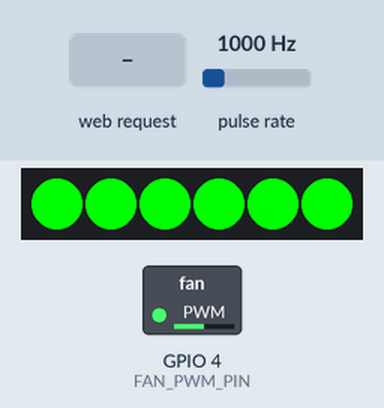
The sketch below on a simulated ESP32-C3. Shown: 6 RGB LEDs in strip order, left to right, switched loads named in the sketch (green lamp = pin HIGH). Wiring (inferred from the names in the program): pulse sensor: data GPIO 3. The test bench sets the inputs (shaded band); at power-on: pulse rate 1000 Hz. WiFi joins after 1.5 s; servers stay silent unless stated; what the sketch prints to the serial monitor is not drawn.

Above: at 3.7 s.
3.8 s: HTTP request GET /setFan?val=1 received
At 5.0 s:
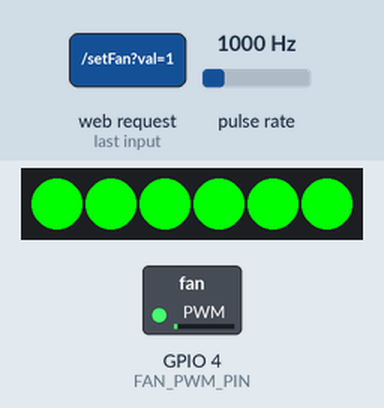
5.3 s: HTTP request GET /setFan?val=120 received
At 6.2 s:
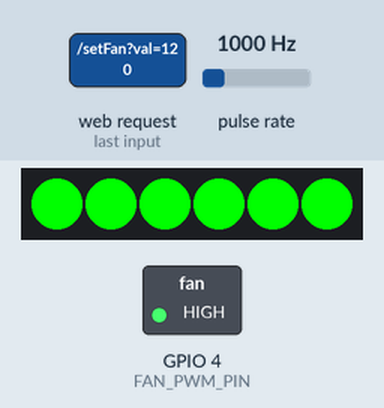
6.8 s: HTTP request GET /setFan?val=0 received
At 7.3 s:
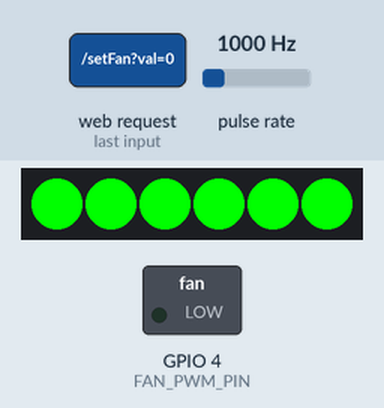
8.3 s: HTTP request GET /setFan?val=1&c=1 received
At 9.5 s:
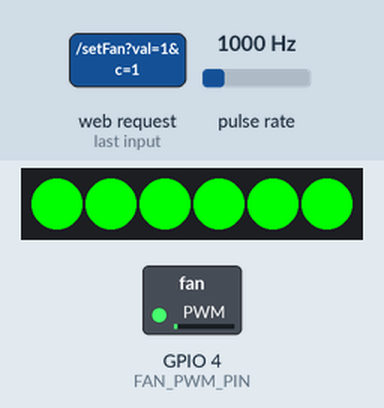
9.8 s: HTTP request GET /setFan?val=120&c=120 received
At 10.8 s:
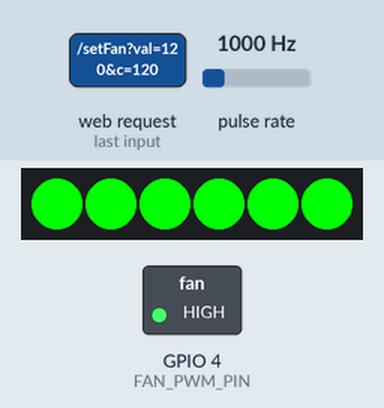
Timing chart, 0 to 12.3 s (numbered marks = the images above; inputs shaded):
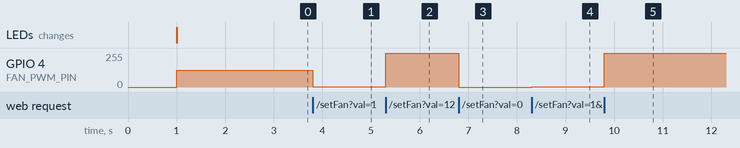

Measured:
- after the input at 3.8 s, GPIO 4 (FAN_PWM_PIN): 127/255 → 2/255 at once
- after the input at 5.3 s, GPIO 4 (FAN_PWM_PIN): 2/255 → 255/255 at once
- after the input at 6.8 s, GPIO 4 (FAN_PWM_PIN): 255/255 → 0/255 at once
- after the input at 8.3 s, GPIO 4 (FAN_PWM_PIN): 0/255 → 2/255 at once
- after the input at 9.8 s, GPIO 4 (FAN_PWM_PIN): 2/255 → 255/255 at once

The sketch:

DeskFan.ino
```cpp
#include <WiFi.h>
#include <WebServer.h>
#include <Adafruit_NeoPixel.h>
#if defined(ARDUINO_ARCH_ESP32) || defined(ESP32)
#include <Arduino.h>

#include "esp32-hal-ledc.h"  // ensure LEDC helpers are declared
#endif

// ---------- USER CONFIG: WiFi ----------
const char* ssid     = "BELL728";
const char* password = "9134EC94D365";

// ---------- Pins & PWM ----------
#define FAN_PWM_PIN      4   // PWM output to transistor that pulls fan PWM pin low
#define TACH_PIN         3   // Tachometer input (3.3V pulses)
#define ARGB_DATA_PIN    5   // ARGB data line

#define FAN_PWM_CHANNEL  0
#define FAN_PWM_FREQ     25000  // 25 kHz for PC fan control
#define FAN_PWM_RES      8      // 8-bit (0-255)

// ---------- ARGB settings ----------
#define NUM_LEDS         6  // adjust to match your SickleFlow fan

Adafruit_NeoPixel strip(NUM_LEDS, ARGB_DATA_PIN, NEO_GRB + NEO_KHZ800);

// ---------- Web server ----------
WebServer server(80);

// ---------- HTML UI ----------
const char INDEX_HTML[] PROGMEM = R"rawliteral(
<!DOCTYPE html>
<html>
<head>
  <meta charset="UTF-8">
  <title>ESP32-C3 Fan + ARGB Control</title>
  <style>
    body {
      font-family: Arial, sans-serif;
      background: #111;
      color: #eee;
      text-align: center;
      padding: 20px;
    }
    .card {
      display: inline-block;
      padding: 20px;
      margin: 10px;
      border-radius: 10px;
      background: #222;
      box-shadow: 0 0 10px #000;
      min-width: 280px;
    }
    input[type=range] {
      width: 260px;
    }
    #colorPreview {
      width: 50px;
      height: 50px;
      border-radius: 50%;
      border: 1px solid #333;
      margin: 10px auto;
      box-shadow: 0 0 10px #000;
    }
    .value {
      font-size: 1.2em;
      font-weight: bold;
    }
  </style>
</head>
<body>
  <h1>ESP32-C3 Fan &amp; ARGB Controller</h1>

  <div class="card">
    <h2>Fan Speed</h2>
    <input type="range" id="fanSlider" min="0" max="100" value="50"
           oninput="fanLabel.textContent=this.value; sendFan(this.value);">
    <div>Speed: <span id="fanLabel" class="value">50</span>%</div>
  </div>

  <div class="card">
    <h2>Fan RPM</h2>
    <div class="value" id="rpmVal">----</div>
  </div>

  <div class="card">
    <h2>ARGB Color</h2>
    <input type="color" id="colorPicker" value="#00ff00" oninput="updateColor();">
    <div id="colorPreview"></div>
  </div>

  <script>
    function sendFan(val) {
      fetch('/setFan?val=' + val)
        .then(response => response.text())
        .then(text => console.log(text))
        .catch(err => console.error(err));
    }

    function updateColor() {
      var colorPicker = document.getElementById('colorPicker');
      var color = colorPicker.value; // "#RRGGBB"
      document.getElementById('colorPreview').style.backgroundColor = color;
      fetch('/setColor?c=' + encodeURIComponent(color))
        .then(response => response.text())
        .then(text => console.log(text))
        .catch(err => console.error(err));
    }

    function pollRpm() {
      fetch('/rpm')
        .then(response => response.json())
        .then(data => {
          document.getElementById('rpmVal').textContent = data.rpm;
        })
        .catch(err => {
          console.error(err);
          document.getElementById('rpmVal').textContent = "ERR";
        });
    }

    window.addEventListener('load', function() {
      updateColor();
      pollRpm();
      setInterval(pollRpm, 1000); // update every second
    });
  </script>
</body>
</html>
)rawliteral";

// ---------- State ----------
uint8_t currentFanDuty = 128;  // 0-255
uint8_t currentR = 0, currentG = 255, currentB = 0;

volatile uint32_t tachPulses = 0;  // incremented in ISR on each pulse
uint16_t currentRpm = 0;
uint32_t lastRpmMillis = 0;

// ---------- Fan PWM helpers (ESP32 LEDC or generic PWM fallback) ----------
void initFanPwm() {
#if defined(ARDUINO_ARCH_ESP32) || defined(ESP32)
  ledcSetup(FAN_PWM_CHANNEL, FAN_PWM_FREQ, FAN_PWM_RES);
  ledcAttachPin(FAN_PWM_PIN, FAN_PWM_CHANNEL);
#else
  pinMode(FAN_PWM_PIN, OUTPUT);
#endif
}

void writeFanDuty(uint8_t duty) {
#if defined(ARDUINO_ARCH_ESP32) || defined(ESP32)
  ledcWrite(FAN_PWM_CHANNEL, duty);
#else
  analogWrite(FAN_PWM_PIN, duty);
#endif
}

// ---------- Helper: set fan PWM 0-100% ----------
void setFanPercent(uint8_t percent) {
  if (percent > 100) percent = 100;
  uint8_t duty = map(percent, 0, 100, 0, 255);
  currentFanDuty = duty;
  writeFanDuty(duty);
}

// ---------- Helper: set ARGB color ----------
void setColor(uint8_t r, uint8_t g, uint8_t b) {
  currentR = r;
  currentG = g;
  currentB = b;
  for (int i = 0; i < NUM_LEDS; i++) {
    strip.setPixelColor(i, strip.Color(r, g, b));
  }
  strip.show();
}

// ---------- Tach ISR ----------
void IRAM_ATTR tachISR() {
  tachPulses++;
}

// ---------- Compute RPM (called from loop) ----------
void updateRpm() {
  uint32_t now = millis();
  uint32_t dt = now - lastRpmMillis;
  if (dt < 500) return;  // update at ~1Hz, but allow some slack

  noInterrupts();
  uint32_t pulses = tachPulses;
  tachPulses = 0;
  interrupts();

  lastRpmMillis = now;

  if (dt == 0) {
    currentRpm = 0;
    return;
  }

  // pulses per second
  float pps = (float)pulses * 1000.0f / (float)dt;
  // 2 pulses per revolution
  float rps = pps / 2.0f;
  uint16_t rpm = (uint16_t)(rps * 60.0f + 0.5f);

  currentRpm = rpm;
}

// ---------- HTTP handlers ----------
void handleRoot() {
  server.send_P(200, "text/html", INDEX_HTML);
}

void handleSetFan() {
  if (!server.hasArg("val")) {
    server.send(400, "text/plain", "Missing val");
    return;
  }
  int val = server.arg("val").toInt();
  if (val < 0) val = 0;
  if (val > 100) val = 100;
  setFanPercent((uint8_t)val);
  String response = "Fan speed set to ";
  response += val;
  response += "% (duty=";
  response += currentFanDuty;
  response += ")";
  server.send(200, "text/plain", response);
}

void handleSetColor() {
  if (!server.hasArg("c")) {
    server.send(400, "text/plain", "Missing c");
    return;
  }
  String hex = server.arg("c");  // "#RRGGBB"
  if (hex.length() != 7 || hex.charAt(0) != '#') {
    server.send(400, "text/plain", "Invalid color format");
    return;
  }

  long number = strtol(hex.substring(1).c_str(), NULL, 16);
  uint8_t r = (number >> 16) & 0xFF;
  uint8_t g = (number >> 8) & 0xFF;
  uint8_t b = number & 0xFF;

  setColor(r, g, b);

  String response = "Color set to ";
  response += hex;
  server.send(200, "text/plain", response);
}

void handleRpm() {
  // Simple JSON: { "rpm": 1234 }
  String json = "{ \"rpm\": ";
  json += currentRpm;
  json += " }";
  server.send(200, "application/json", json);
}

void handleNotFound() {
  String message = "404 Not Found\n\n";
  message += "URI: ";
  message += server.uri();
  server.send(404, "text/plain", message);
}

// ---------- Setup ----------
void setup() {
  Serial.begin(115200);
  delay(1000);
  Serial.println("\nBooting...");

  // Fan PWM
  initFanPwm();
  setFanPercent(50); // start at 50%

  // ARGB
  strip.begin();
  strip.show(); // all off
  setColor(currentR, currentG, currentB);

  // Tach input
  pinMode(TACH_PIN, INPUT_PULLUP);  // or INPUT if you have external pull-up
  attachInterrupt(digitalPinToInterrupt(TACH_PIN), tachISR, FALLING);
  lastRpmMillis = millis();

  // WiFi
  WiFi.mode(WIFI_STA);
  WiFi.begin(ssid, password);
  Serial.print("Connecting to WiFi");
  while (WiFi.status() != WL_CONNECTED) {
    delay(500);
    Serial.print(".");
  }
  Serial.println();
  Serial.print("Connected. IP address: ");
  Serial.println(WiFi.localIP());

  // Web server routes
  server.on("/", handleRoot);
  server.on("/setFan", handleSetFan);
  server.on("/setColor", handleSetColor);
  server.on("/rpm", handleRpm);
  server.onNotFound(handleNotFound);
  server.begin();
  Serial.println("HTTP server started");
}

// ---------- Loop ----------
void loop() {
  server.handleClient();
  updateRpm();
}
```
